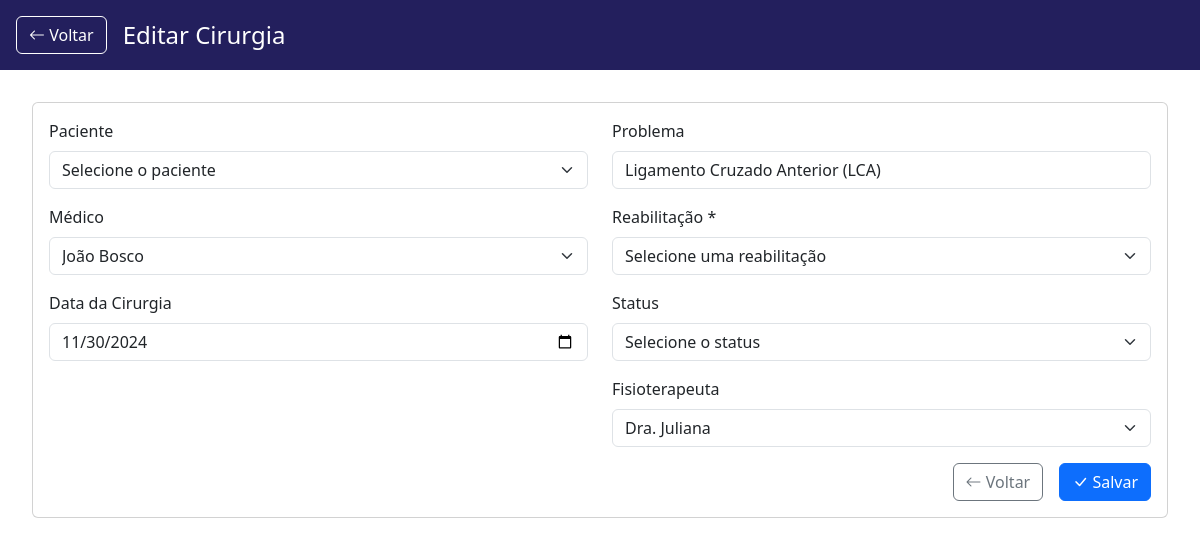
The page /index.php?page=admin/cirurgia_form&id=31 (signed in) on the database its author committed.
### tables this page shows
CREATE TABLE IF NOT EXISTS `pacientes` (
  `id` int NOT NULL AUTO_INCREMENT,
  `id_usuario` int NOT NULL,
  `data_cirurgia` date NOT NULL,
  `fisioterapeuta` varchar(255) NOT NULL,
  `problema` varchar(255) NOT NULL,
  `status` varchar(50) NOT NULL DEFAULT 'pendente',
  `data_cadastro` datetime DEFAULT CURRENT_TIMESTAMP,
  `medico` int NOT NULL,
  `tipo_cirurgia` varchar(100) DEFAULT NULL,
  `local_cirurgia` varchar(200) DEFAULT NULL,
  `observacoes_cirurgia` text,
  `id_reabilitacao` int DEFAULT NULL,
  PRIMARY KEY (`id`),
  KEY `id_usuario` (`id_usuario`),
  KEY `fk_paciente_medico` (`medico`),
  KEY `id_reabilitacao` (`id_reabilitacao`)
);

CREATE TABLE IF NOT EXISTS `usuarios` (
  `id` int NOT NULL AUTO_INCREMENT,
  `nome` varchar(255) DEFAULT NULL,
  `email` varchar(255) DEFAULT NULL,
  `cpf` varchar(14) DEFAULT NULL,
  `senha` varchar(255) DEFAULT NULL,
  `tipo_usuario` varchar(50) DEFAULT NULL,
  `status` varchar(50) DEFAULT NULL,
  `data_cadastro` datetime DEFAULT CURRENT_TIMESTAMP,
  PRIMARY KEY (`id`)
);

### pages/admin/cirurgia_form.php (the view, shortened to what this page needs)
<?php
function h($str) {
    return htmlspecialchars($str ?? '', ENT_QUOTES, 'UTF-8');
}
$cirurgia = [];
$conn = getConnection();
if (isset($_GET['id'])) {
    $stmt = $conn->prepare("SELECT p.*,
                                  u.nome as nome_paciente,
                                  m.nome as nome_medico,
                                  m.id as id_medico,
                                  f.nome as nome_fisioterapeuta,
                                  f.id as id_fisioterapeuta,
                                  r.titulo as titulo_reabilitacao
                           FROM pacientes p
                           LEFT JOIN usuarios u ON p.id_usuario = u.id
                           LEFT JOIN usuarios m ON p.medico = m.id
                           LEFT JOIN usuarios f ON p.fisioterapeuta = f.id
                           LEFT JOIN reabilitacao r ON p.id_reabilitacao = r.id
                           WHERE p.id = ?");
    $stmt->execute([$_GET['id']]);
    $cirurgia = $stmt->fetch(PDO::FETCH_ASSOC);
}
$stmt = $conn->query("SELECT id, nome FROM usuarios WHERE tipo_usuario = 'medico' AND status = 'ativo' ORDER BY nome");
$medicos = $stmt->fetchAll(PDO::FETCH_ASSOC);
$stmt = $conn->query("SELECT DISTINCT fisioterapeuta FROM pacientes WHERE fisioterapeuta IS NOT NULL AND fisioterapeuta != '' ORDER BY fisioterapeuta");
$fisioterapeutas = $stmt->fetchAll(PDO::FETCH_COLUMN);
?>
<!DOCTYPE html>
<html lang="pt-BR">
<head>
    <link href="https://cdn.jsdelivr.net/npm/bootstrap@5.3.2/dist/css/bootstrap.min.css" rel="stylesheet">
    <link rel="stylesheet" href="https://cdn.jsdelivr.net/npm/bootstrap-icons@1.11.1/font/bootstrap-icons.css">
</head>
<body>
    <div class="container-fluid">
        <div class="row">
            <div class="col-12 px-0">
                <div class="top-navbar d-flex justify-content-between align-items-center">
                    <div class="d-flex align-items-center">
                        <a href="index.php?page=admin/cirurgias" class="btn btn-outline-secondary me-3">
                            <i class="bi bi-arrow-left"></i> Voltar
                        </a>
                        <h4 class="mb-0"><?php echo isset($cirurgia['id']) ? 'Editar' : 'Nova'; ?> Cirurgia</h4>
                    </div>
                </div>
                <div class="main-content">
                    <div class="card">
                        <div class="card-body">
                            <form method="POST" class="needs-validation" novalidate>
                                <div class="row">
                                    <div class="col-md-6">
                                        <div class="mb-3">
                                            <label for="id_paciente" class="form-label">Paciente</label>
                                            <select name="id_paciente" id="id_paciente" class="form-select" required>
                                                <option value="">Selecione o paciente</option>
                                            </select>
                                        </div>
                                        <div class="mb-3">
                                            <label for="medico" class="form-label">Médico</label>
                                            <select name="medico" id="medico" class="form-select" required>
                                                <?php foreach ($medicos as $medico): ?>
                                                    <option value="<?php echo h($medico['id']); ?>"
                                                            <?php echo ($cirurgia['medico'] ?? '') == $medico['id'] ? 'selected' : ''; ?>>
                                                        <?php echo h($medico['nome']); ?>
                                                    </option>
                                                <?php endforeach; ?>
                                            </select>
                                        </div>
                                        <div class="mb-3">
                                            <label for="data_cirurgia" class="form-label">Data da Cirurgia</label>
                                            <input type="date" name="data_cirurgia" id="data_cirurgia" class="form-control"
                                                   value="<?php echo h($cirurgia['data_cirurgia'] ?? ''); ?>" required>
                                        </div>
                                    </div>
                                    <div class="col-md-6">
                                        <div class="mb-3">
                                            <label for="problema" class="form-label">Problema</label>
                                            <input type="text" name="problema" id="problema" class="form-control"
                                                   value="<?php echo h($cirurgia['problema'] ?? ''); ?>" required>
                                        </div>
                                        <div class="mb-3">
                                            <label for="id_reabilitacao" class="form-label">Reabilitação *</label>
                                            <select name="id_reabilitacao" id="id_reabilitacao" class="form-select" required>
                                                <option value="">Selecione uma reabilitação</option>
                                            </select>
                                        </div>
                                        <div class="mb-3">
                                            <label for="status" class="form-label">Status</label>
                                            <select name="status" id="status" class="form-select" required>
                                                <option value="">Selecione o status</option>
                                            </select>
                                        </div>
                                        <div class="mb-3">
                                            <label for="fisioterapeuta" class="form-label">Fisioterapeuta</label>
                                            <select name="fisioterapeuta" id="fisioterapeuta" class="form-select">
                                                <?php foreach ($fisioterapeutas as $fisio): ?>
                                                    <option value="<?php echo h($fisio); ?>"
                                                            <?php echo ($cirurgia['fisioterapeuta'] ?? '') === $fisio ? 'selected' : ''; ?>>
                                                        <?php echo h($fisio); ?>
                                                    </option>
                                                <?php endforeach; ?>
                                            </select>
                                        </div>
                                    </div>
                                </div>
                                <div class="d-flex justify-content-end">
                                    <a href="index.php?page=admin/cirurgias" class="btn btn-outline-secondary me-3">
                                        <i class="bi bi-arrow-left"></i> Voltar
                                    </a>
                                    <button type="submit" class="btn btn-primary">
                                        <i class="bi bi-check-lg"></i> Salvar
                                    </button>
                                </div>
                            </form>
                        </div>
                    </div>
                </div>
            </div>
        </div>
    </div>
</body>
</html>

### pages/admin/cirurgia_form.php (style rules this page uses)
.top-navbar { background-color: #231F5D; color: white; padding: 1rem; }
.top-navbar a { color: white; }
.top-navbar .btn-outline-secondary { color: white; border-color: white; }
.main-content { padding: 2rem; }

### rows shown on the page
pacientes: medico "João Bosco", data_cirurgia "11/30/2024", problema "Ligamento Cruzado Anterior (LCA)"

### other values the page prints
form field fisioterapeuta "Dra. Juliana"
